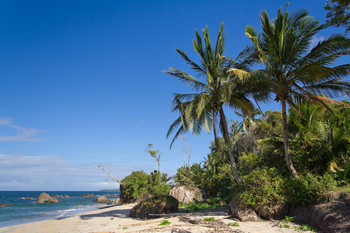
#> input picture images/beach.png, 350 x 233 px
$ python arithmetic.py --image images/beach.png
#> lines starting #> are read from the running program, lines starting #| are printed output that depends on the picture
import numpy as np
import argparse
import imutils
import cv2

ap = argparse.ArgumentParser()
ap.add_argument("-i", "--image", required = True, help = "Path to the image")
args = vars(ap.parse_args())

image = cv2.imread(args["image"])
#> image is the input picture: shape (233, 350, 3); mean B, G, R 136, 110.4, 78.6
cv2.imshow("Original", image)
cv2.waitKey(0)

# when use opencv arithmetic operations, 100 + 200 = 255, 100-200 = 0
M = np.ones(image.shape, dtype="uint8") * 100
added = cv2.add(image, M)
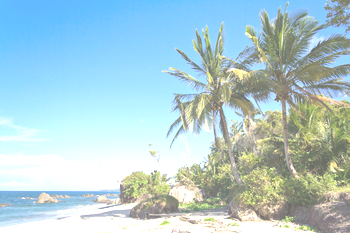
#> added: shape (233, 350, 3); mean B, G, R 211.5, 205, 175.1
cv2.imshow("Added", added)
cv2.waitKey(0)

# when use opencv arithmetic operations, 100 + 200 = 255, 100-200 = 0
M = np.ones(image.shape, dtype="uint8") * 100
subtracted = cv2.subtract(image, M)
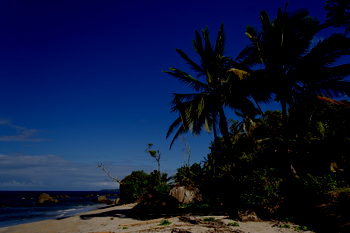
#> subtracted: shape (233, 350, 3); mean B, G, R 57.1, 24.8, 14.1
cv2.imshow("Subtracted", subtracted)
cv2.waitKey(0)

$ run again, on images/wave.png
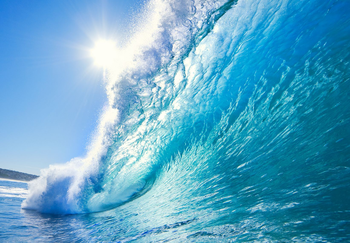
#> input picture images/wave.png, 350 x 243 px
#> image is the input picture: shape (243, 350, 3); mean B, G, R 199.1, 166.5, 93.5
#> `added = cv2.add(image, M)`:
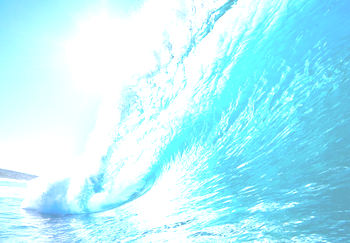
#> added: shape (243, 350, 3); mean B, G, R 251.4, 241.8, 183.1
#> `subtracted = cv2.subtract(image, M)`:
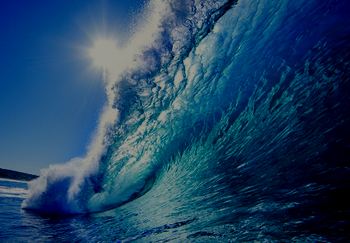
#> subtracted: shape (243, 350, 3); mean B, G, R 99.1, 67.3, 30.9
